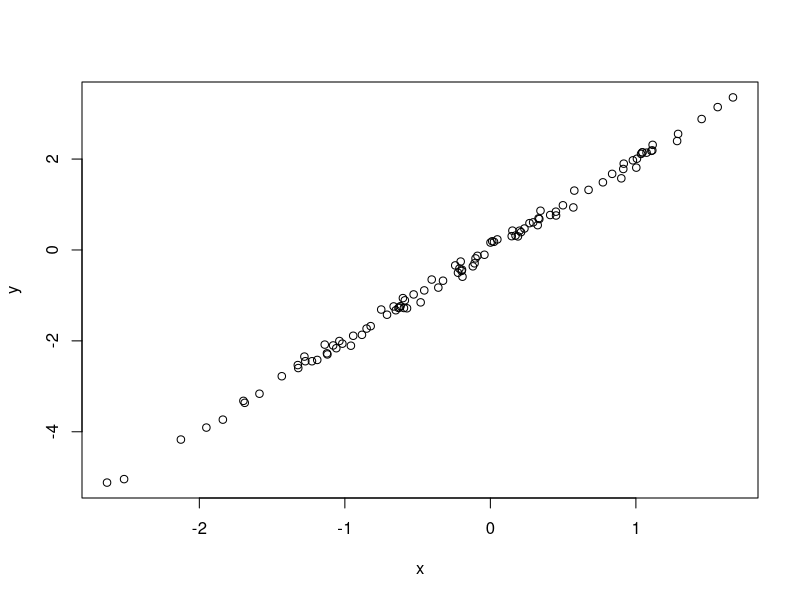

Here is the R script that generated this plot:
# Simulate and plot data
# Christopher Jenney
# chrisjenney@email.arizona.edu
# 2021-03-23

# Simulate data from normal distribution
x <- rnorm(n = 100)
y <- 2* x + rnorm(n = 100, sd = 0.1)

#plot simulated data
plot(x = x, y = y)

#save and share our work
